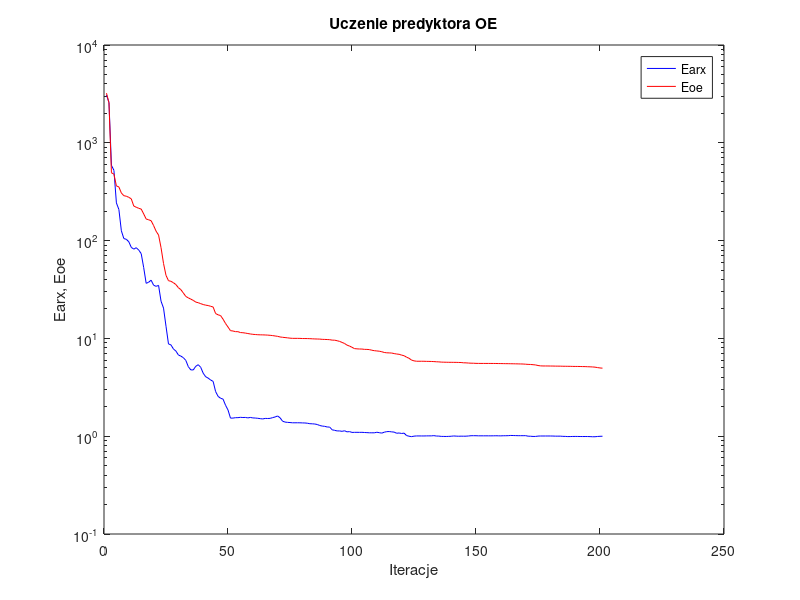
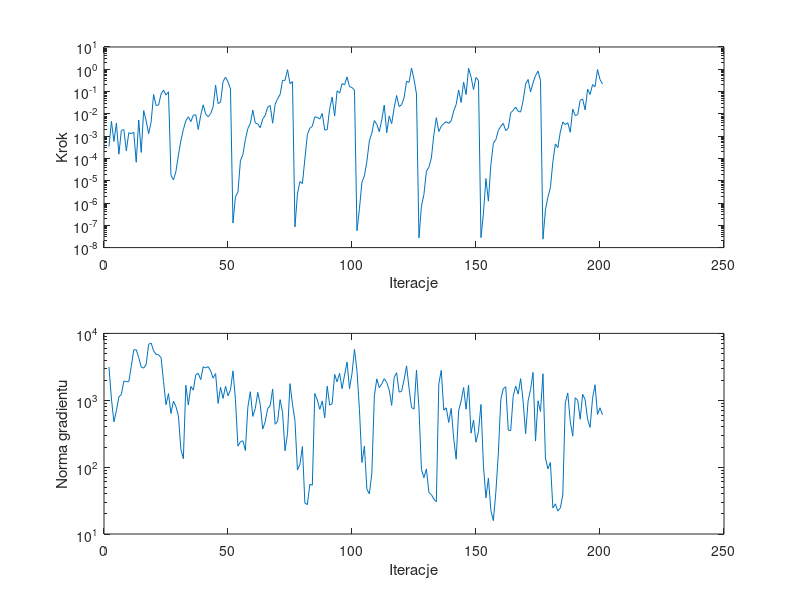

The MATLAB source for these figures, in order:
%uczenie predyktora oe
clear all;
n=0; farx(n+1)=3.080868e+003; foe(n+1)=3.216517e+003; wspucz(n+1)=0.000000e+000; ng(n+1)=0.000000e+000;
%odnowa zmiennej metryki
n=1; farx(n+1)=2.586123e+003; foe(n+1)=2.567148e+003; krok(n+1)=3.395966e-004; ng(n+1)=3.157576e+003;
n=2; farx(n+1)=5.879079e+002; foe(n+1)=4.934797e+002; krok(n+1)=4.624836e-003; ng(n+1)=1.043214e+003;
n=3; farx(n+1)=5.231461e+002; foe(n+1)=4.779590e+002; krok(n+1)=5.817002e-004; ng(n+1)=4.744176e+002;
n=4; farx(n+1)=2.429368e+002; foe(n+1)=3.623031e+002; krok(n+1)=3.868579e-003; ng(n+1)=7.009190e+002;
n=5; farx(n+1)=2.080598e+002; foe(n+1)=3.536051e+002; krok(n+1)=1.554679e-004; ng(n+1)=1.117726e+003;
n=6; farx(n+1)=1.259506e+002; foe(n+1)=3.068089e+002; krok(n+1)=1.797919e-003; ng(n+1)=1.226072e+003;
n=7; farx(n+1)=1.049277e+002; foe(n+1)=2.878690e+002; krok(n+1)=1.964506e-003; ng(n+1)=1.932786e+003;
n=8; farx(n+1)=1.030865e+002; foe(n+1)=2.843164e+002; krok(n+1)=2.197532e-004; ng(n+1)=1.901543e+003;
n=9; farx(n+1)=9.733078e+001; foe(n+1)=2.770694e+002; krok(n+1)=1.420511e-003; ng(n+1)=1.891187e+003;
n=10; farx(n+1)=8.528098e+001; foe(n+1)=2.672340e+002; krok(n+1)=1.296700e-003; ng(n+1)=3.220401e+003;
n=11; farx(n+1)=8.177527e+001; foe(n+1)=2.257186e+002; krok(n+1)=1.486486e-003; ng(n+1)=5.680580e+003;
n=12; farx(n+1)=8.460855e+001; foe(n+1)=2.192980e+002; krok(n+1)=6.738910e-005; ng(n+1)=5.693322e+003;
n=13; farx(n+1)=8.004162e+001; foe(n+1)=2.139234e+002; krok(n+1)=5.303205e-003; ng(n+1)=4.357853e+003;
n=14; farx(n+1)=7.360280e+001; foe(n+1)=2.101048e+002; krok(n+1)=1.864752e-004; ng(n+1)=3.151244e+003;
n=15; farx(n+1)=5.301490e+001; foe(n+1)=1.875099e+002; krok(n+1)=1.405854e-002; ng(n+1)=3.021698e+003;
n=16; farx(n+1)=3.657647e+001; foe(n+1)=1.662972e+002; krok(n+1)=4.862884e-003; ng(n+1)=3.439708e+003;
n=17; farx(n+1)=3.752444e+001; foe(n+1)=1.632860e+002; krok(n+1)=1.280854e-003; ng(n+1)=6.867470e+003;
n=18; farx(n+1)=3.938517e+001; foe(n+1)=1.596966e+002; krok(n+1)=4.312903e-003; ng(n+1)=7.167911e+003;
n=19; farx(n+1)=3.500665e+001; foe(n+1)=1.424971e+002; krok(n+1)=7.365334e-002; ng(n+1)=5.493330e+003;
n=20; farx(n+1)=3.406970e+001; foe(n+1)=1.248184e+002; krok(n+1)=2.369912e-002; ng(n+1)=4.856123e+003;
n=21; farx(n+1)=3.483137e+001; foe(n+1)=1.140010e+002; krok(n+1)=2.501951e-002; ng(n+1)=4.787978e+003;
n=22; farx(n+1)=2.400420e+001; foe(n+1)=8.463160e+001; krok(n+1)=7.689657e-002; ng(n+1)=4.343607e+003;
n=23; farx(n+1)=2.041190e+001; foe(n+1)=5.838530e+001; krok(n+1)=1.171506e-001; ng(n+1)=1.915559e+003;
n=24; farx(n+1)=1.331514e+001; foe(n+1)=4.412843e+001; krok(n+1)=6.963444e-002; ng(n+1)=8.563453e+002;
n=25; farx(n+1)=8.779122e+000; foe(n+1)=3.892362e+001; krok(n+1)=9.809225e-002; ng(n+1)=1.259893e+003;
%odnowa zmiennej metryki
n=26; farx(n+1)=8.579895e+000; foe(n+1)=3.834389e+001; krok(n+1)=1.765974e-005; ng(n+1)=6.344910e+002;
n=27; farx(n+1)=7.794105e+000; foe(n+1)=3.708698e+001; krok(n+1)=1.083629e-005; ng(n+1)=9.733947e+002;
n=28; farx(n+1)=7.418271e+000; foe(n+1)=3.550511e+001; krok(n+1)=2.617217e-005; ng(n+1)=8.062140e+002;
n=29; farx(n+1)=6.764497e+000; foe(n+1)=3.297447e+001; krok(n+1)=1.412779e-004; ng(n+1)=5.848064e+002;
n=30; farx(n+1)=6.587119e+000; foe(n+1)=3.151062e+001; krok(n+1)=6.254538e-004; ng(n+1)=1.852741e+002;
n=31; farx(n+1)=6.352892e+000; foe(n+1)=2.910976e+001; krok(n+1)=1.983052e-003; ng(n+1)=1.334494e+002;
n=32; farx(n+1)=5.949994e+000; foe(n+1)=2.684450e+001; krok(n+1)=4.916421e-003; ng(n+1)=1.676637e+003;
n=33; farx(n+1)=5.136285e+000; foe(n+1)=2.597219e+001; krok(n+1)=7.399282e-003; ng(n+1)=8.512618e+002;
n=34; farx(n+1)=4.766203e+000; foe(n+1)=2.520468e+001; krok(n+1)=4.432757e-003; ng(n+1)=1.609203e+003;
n=35; farx(n+1)=4.759252e+000; foe(n+1)=2.447767e+001; krok(n+1)=8.685477e-003; ng(n+1)=1.417595e+003;
n=36; farx(n+1)=5.188662e+000; foe(n+1)=2.350582e+001; krok(n+1)=9.157950e-003; ng(n+1)=2.410196e+003;
n=37; farx(n+1)=5.382854e+000; foe(n+1)=2.318068e+001; krok(n+1)=1.995002e-003; ng(n+1)=2.531591e+003;
n=38; farx(n+1)=5.060281e+000; foe(n+1)=2.266181e+001; krok(n+1)=8.648560e-003; ng(n+1)=2.031205e+003;
n=39; farx(n+1)=4.406186e+000; foe(n+1)=2.220147e+001; krok(n+1)=2.541206e-002; ng(n+1)=3.161698e+003;
n=40; farx(n+1)=4.053964e+000; foe(n+1)=2.187367e+001; krok(n+1)=9.859841e-003; ng(n+1)=3.046789e+003;
n=41; farx(n+1)=3.928253e+000; foe(n+1)=2.167863e+001; krok(n+1)=7.444102e-003; ng(n+1)=3.182936e+003;
n=42; farx(n+1)=3.753020e+000; foe(n+1)=2.130089e+001; krok(n+1)=1.017451e-002; ng(n+1)=2.748176e+003;
n=43; farx(n+1)=3.638183e+000; foe(n+1)=2.095024e+001; krok(n+1)=2.067140e-002; ng(n+1)=2.137957e+003;
n=44; farx(n+1)=2.860961e+000; foe(n+1)=1.795525e+001; krok(n+1)=1.933624e-001; ng(n+1)=2.505764e+003;
n=45; farx(n+1)=2.553941e+000; foe(n+1)=1.742655e+001; krok(n+1)=2.896961e-002; ng(n+1)=8.966486e+002;
n=46; farx(n+1)=2.444961e+000; foe(n+1)=1.712028e+001; krok(n+1)=3.323730e-002; ng(n+1)=1.562130e+003;
n=47; farx(n+1)=2.394440e+000; foe(n+1)=1.572306e+001; krok(n+1)=2.800362e-001; ng(n+1)=1.065227e+003;
n=48; farx(n+1)=2.074548e+000; foe(n+1)=1.421832e+001; krok(n+1)=4.478955e-001; ng(n+1)=1.620720e+003;
n=49; farx(n+1)=1.854247e+000; foe(n+1)=1.307217e+001; krok(n+1)=2.745822e-001; ng(n+1)=1.166127e+003;
n=50; farx(n+1)=1.530938e+000; foe(n+1)=1.199667e+001; krok(n+1)=1.293628e-001; ng(n+1)=1.431487e+003;
%odnowa zmiennej metryki
n=51; farx(n+1)=1.531848e+000; foe(n+1)=1.190420e+001; krok(n+1)=1.266628e-007; ng(n+1)=2.751556e+003;
n=52; farx(n+1)=1.546991e+000; foe(n+1)=1.172565e+001; krok(n+1)=1.912851e-006; ng(n+1)=1.032490e+003;
n=53; farx(n+1)=1.547566e+000; foe(n+1)=1.171834e+001; krok(n+1)=3.031787e-006; ng(n+1)=2.058396e+002;
n=54; farx(n+1)=1.559550e+000; foe(n+1)=1.147782e+001; krok(n+1)=7.818173e-005; ng(n+1)=2.389871e+002;
n=55; farx(n+1)=1.552807e+000; foe(n+1)=1.143196e+001; krok(n+1)=1.501886e-004; ng(n+1)=2.479325e+002;
n=56; farx(n+1)=1.555679e+000; foe(n+1)=1.133681e+001; krok(n+1)=7.010405e-004; ng(n+1)=1.777328e+002;
n=57; farx(n+1)=1.539181e+000; foe(n+1)=1.121476e+001; krok(n+1)=2.186130e-003; ng(n+1)=7.863457e+002;
n=58; farx(n+1)=1.555795e+000; foe(n+1)=1.110468e+001; krok(n+1)=3.692938e-003; ng(n+1)=1.342699e+003;
n=59; farx(n+1)=1.538411e+000; foe(n+1)=1.100709e+001; krok(n+1)=1.464382e-002; ng(n+1)=5.735700e+002;
n=60; farx(n+1)=1.533768e+000; foe(n+1)=1.095697e+001; krok(n+1)=3.888877e-003; ng(n+1)=7.539753e+002;
n=61; farx(n+1)=1.524383e+000; foe(n+1)=1.090555e+001; krok(n+1)=3.544455e-003; ng(n+1)=1.311863e+003;
n=62; farx(n+1)=1.512067e+000; foe(n+1)=1.087769e+001; krok(n+1)=2.391214e-003; ng(n+1)=8.647287e+002;
n=63; farx(n+1)=1.501009e+000; foe(n+1)=1.086679e+001; krok(n+1)=5.843731e-003; ng(n+1)=3.707772e+002;
n=64; farx(n+1)=1.521405e+000; foe(n+1)=1.084206e+001; krok(n+1)=8.533243e-003; ng(n+1)=4.774085e+002;
n=65; farx(n+1)=1.517286e+000; foe(n+1)=1.080512e+001; krok(n+1)=2.000182e-002; ng(n+1)=7.539096e+002;
n=66; farx(n+1)=1.521772e+000; foe(n+1)=1.075383e+001; krok(n+1)=2.366211e-002; ng(n+1)=8.257216e+002;
n=67; farx(n+1)=1.549282e+000; foe(n+1)=1.068342e+001; krok(n+1)=3.804775e-003; ng(n+1)=1.472449e+003;
n=68; farx(n+1)=1.572329e+000; foe(n+1)=1.058981e+001; krok(n+1)=2.667694e-002; ng(n+1)=4.381241e+002;
n=69; farx(n+1)=1.609718e+000; foe(n+1)=1.049972e+001; krok(n+1)=4.756755e-002; ng(n+1)=4.848238e+002;
n=70; farx(n+1)=1.542035e+000; foe(n+1)=1.034515e+001; krok(n+1)=7.317146e-002; ng(n+1)=1.022013e+003;
n=71; farx(n+1)=1.423575e+000; foe(n+1)=1.026586e+001; krok(n+1)=3.174758e-001; ng(n+1)=6.623417e+002;
n=72; farx(n+1)=1.394924e+000; foe(n+1)=1.019972e+001; krok(n+1)=3.180725e-001; ng(n+1)=1.753298e+002;
n=73; farx(n+1)=1.385013e+000; foe(n+1)=1.013373e+001; krok(n+1)=9.607629e-001; ng(n+1)=3.192384e+002;
n=74; farx(n+1)=1.379069e+000; foe(n+1)=1.005828e+001; krok(n+1)=2.268451e-001; ng(n+1)=1.771977e+003;
n=75; farx(n+1)=1.371476e+000; foe(n+1)=1.001364e+001; krok(n+1)=2.785378e-001; ng(n+1)=8.734706e+002;
%odnowa zmiennej metryki
n=76; farx(n+1)=1.371503e+000; foe(n+1)=1.001141e+001; krok(n+1)=8.443051e-008; ng(n+1)=4.938101e+002;
n=77; farx(n+1)=1.372177e+000; foe(n+1)=1.001002e+001; krok(n+1)=2.581649e-006; ng(n+1)=9.052627e+001;
n=78; farx(n+1)=1.371175e+000; foe(n+1)=1.000159e+001; krok(n+1)=9.207477e-006; ng(n+1)=1.098166e+002;
n=79; farx(n+1)=1.367462e+000; foe(n+1)=9.971514e+000; krok(n+1)=7.425417e-006; ng(n+1)=2.029519e+002;
n=80; farx(n+1)=1.365413e+000; foe(n+1)=9.967958e+000; krok(n+1)=9.579321e-005; ng(n+1)=2.903755e+001;
n=81; farx(n+1)=1.357388e+000; foe(n+1)=9.959923e+000; krok(n+1)=1.171923e-003; ng(n+1)=2.751718e+001;
n=82; farx(n+1)=1.341989e+000; foe(n+1)=9.937953e+000; krok(n+1)=2.281831e-003; ng(n+1)=5.544128e+001;
n=83; farx(n+1)=1.338934e+000; foe(n+1)=9.905875e+000; krok(n+1)=2.778799e-003; ng(n+1)=5.368203e+001;
n=84; farx(n+1)=1.332289e+000; foe(n+1)=9.875788e+000; krok(n+1)=7.342058e-003; ng(n+1)=1.262804e+003;
n=85; farx(n+1)=1.317142e+000; foe(n+1)=9.858039e+000; krok(n+1)=6.947618e-003; ng(n+1)=1.008679e+003;
n=86; farx(n+1)=1.286703e+000; foe(n+1)=9.838955e+000; krok(n+1)=5.852382e-003; ng(n+1)=7.310346e+002;
n=87; farx(n+1)=1.269220e+000; foe(n+1)=9.781386e+000; krok(n+1)=1.037360e-002; ng(n+1)=9.764836e+002;
n=88; farx(n+1)=1.261898e+000; foe(n+1)=9.762438e+000; krok(n+1)=1.870456e-003; ng(n+1)=5.465137e+002;
n=89; farx(n+1)=1.242140e+000; foe(n+1)=9.737600e+000; krok(n+1)=1.970836e-003; ng(n+1)=1.621617e+003;
n=90; farx(n+1)=1.239969e+000; foe(n+1)=9.706301e+000; krok(n+1)=1.716139e-002; ng(n+1)=8.457958e+002;
n=91; farx(n+1)=1.162330e+000; foe(n+1)=9.602047e+000; krok(n+1)=5.680644e-002; ng(n+1)=8.881166e+002;
n=92; farx(n+1)=1.148449e+000; foe(n+1)=9.586835e+000; krok(n+1)=7.970960e-003; ng(n+1)=2.438276e+003;
n=93; farx(n+1)=1.132273e+000; foe(n+1)=9.472359e+000; krok(n+1)=1.081188e-001; ng(n+1)=1.880858e+003;
n=94; farx(n+1)=1.132287e+000; foe(n+1)=9.315508e+000; krok(n+1)=8.509079e-002; ng(n+1)=2.533819e+003;
n=95; farx(n+1)=1.121107e+000; foe(n+1)=9.098574e+000; krok(n+1)=2.295125e-001; ng(n+1)=1.491699e+003;
n=96; farx(n+1)=1.137081e+000; foe(n+1)=8.871289e+000; krok(n+1)=2.002215e-001; ng(n+1)=2.383249e+003;
n=97; farx(n+1)=1.107500e+000; foe(n+1)=8.532468e+000; krok(n+1)=4.536385e-001; ng(n+1)=3.735089e+003;
n=98; farx(n+1)=1.114308e+000; foe(n+1)=8.351900e+000; krok(n+1)=1.653712e-001; ng(n+1)=1.493250e+003;
n=99; farx(n+1)=1.093437e+000; foe(n+1)=8.110355e+000; krok(n+1)=1.528330e-001; ng(n+1)=2.516417e+003;
n=100; farx(n+1)=1.095261e+000; foe(n+1)=7.863948e+000; krok(n+1)=1.146975e-001; ng(n+1)=5.749819e+003;
%odnowa zmiennej metryki
n=101; farx(n+1)=1.095768e+000; foe(n+1)=7.819124e+000; krok(n+1)=5.715750e-008; ng(n+1)=2.797303e+003;
n=102; farx(n+1)=1.094588e+000; foe(n+1)=7.792715e+000; krok(n+1)=5.491304e-007; ng(n+1)=7.215751e+002;
n=103; farx(n+1)=1.095615e+000; foe(n+1)=7.784901e+000; krok(n+1)=8.671956e-006; ng(n+1)=1.172308e+002;
n=104; farx(n+1)=1.091265e+000; foe(n+1)=7.727079e+000; krok(n+1)=1.641052e-005; ng(n+1)=2.048967e+002;
n=105; farx(n+1)=1.088122e+000; foe(n+1)=7.717697e+000; krok(n+1)=7.472543e-005; ng(n+1)=4.659743e+001;
n=106; farx(n+1)=1.083842e+000; foe(n+1)=7.683597e+000; krok(n+1)=6.111403e-004; ng(n+1)=3.997173e+001;
n=107; farx(n+1)=1.083519e+000; foe(n+1)=7.570769e+000; krok(n+1)=1.389400e-003; ng(n+1)=8.096405e+001;
n=108; farx(n+1)=1.083477e+000; foe(n+1)=7.490930e+000; krok(n+1)=5.027940e-003; ng(n+1)=1.147274e+003;
n=109; farx(n+1)=1.097614e+000; foe(n+1)=7.442725e+000; krok(n+1)=3.378712e-003; ng(n+1)=2.087922e+003;
n=110; farx(n+1)=1.086881e+000; foe(n+1)=7.396201e+000; krok(n+1)=1.581052e-003; ng(n+1)=1.539466e+003;
n=111; farx(n+1)=1.075246e+000; foe(n+1)=7.307240e+000; krok(n+1)=5.478088e-003; ng(n+1)=1.758527e+003;
n=112; farx(n+1)=1.098768e+000; foe(n+1)=7.180698e+000; krok(n+1)=2.476948e-002; ng(n+1)=2.103094e+003;
n=113; farx(n+1)=1.113413e+000; foe(n+1)=7.124942e+000; krok(n+1)=1.427772e-003; ng(n+1)=1.846609e+003;
n=114; farx(n+1)=1.116112e+000; foe(n+1)=7.109441e+000; krok(n+1)=8.017859e-003; ng(n+1)=1.426266e+003;
n=115; farx(n+1)=1.107370e+000; foe(n+1)=7.085381e+000; krok(n+1)=3.621201e-003; ng(n+1)=8.368017e+002;
n=116; farx(n+1)=1.101437e+000; foe(n+1)=6.994315e+000; krok(n+1)=1.875076e-002; ng(n+1)=2.199531e+003;
n=117; farx(n+1)=1.071664e+000; foe(n+1)=6.925717e+000; krok(n+1)=6.640781e-002; ng(n+1)=2.579801e+003;
n=118; farx(n+1)=1.079125e+000; foe(n+1)=6.875174e+000; krok(n+1)=2.118041e-002; ng(n+1)=1.324681e+003;
n=119; farx(n+1)=1.066089e+000; foe(n+1)=6.748964e+000; krok(n+1)=2.571046e-002; ng(n+1)=1.361091e+003;
n=120; farx(n+1)=1.074747e+000; foe(n+1)=6.651284e+000; krok(n+1)=5.258261e-002; ng(n+1)=2.025582e+003;
n=121; farx(n+1)=1.015298e+000; foe(n+1)=6.428299e+000; krok(n+1)=2.876382e-001; ng(n+1)=3.269756e+003;
n=122; farx(n+1)=9.995945e-001; foe(n+1)=6.263263e+000; krok(n+1)=2.587256e-001; ng(n+1)=1.517616e+003;
n=123; farx(n+1)=9.897401e-001; foe(n+1)=6.002950e+000; krok(n+1)=1.131462e+000; ng(n+1)=7.793457e+002;
n=124; farx(n+1)=1.001342e+000; foe(n+1)=5.894963e+000; krok(n+1)=3.655097e-001; ng(n+1)=7.365508e+002;
n=125; farx(n+1)=1.006149e+000; foe(n+1)=5.841432e+000; krok(n+1)=7.682071e-002; ng(n+1)=2.827532e+003;
%odnowa zmiennej metryki
n=126; farx(n+1)=1.006140e+000; foe(n+1)=5.839830e+000; krok(n+1)=2.723345e-008; ng(n+1)=7.580969e+002;
n=127; farx(n+1)=1.005990e+000; foe(n+1)=5.839356e+000; krok(n+1)=7.285404e-007; ng(n+1)=9.196049e+001;
n=128; farx(n+1)=1.005796e+000; foe(n+1)=5.838554e+000; krok(n+1)=2.411899e-006; ng(n+1)=6.936632e+001;
n=129; farx(n+1)=1.007417e+000; foe(n+1)=5.824081e+000; krok(n+1)=2.665214e-005; ng(n+1)=9.415564e+001;
n=130; farx(n+1)=1.007990e+000; foe(n+1)=5.819818e+000; krok(n+1)=4.037383e-005; ng(n+1)=4.168138e+001;
n=131; farx(n+1)=1.007788e+000; foe(n+1)=5.809944e+000; krok(n+1)=1.042068e-004; ng(n+1)=3.879372e+001;
n=132; farx(n+1)=1.013636e+000; foe(n+1)=5.794944e+000; krok(n+1)=1.153878e-003; ng(n+1)=3.331614e+001;
n=133; farx(n+1)=1.004009e+000; foe(n+1)=5.768867e+000; krok(n+1)=6.734730e-003; ng(n+1)=3.026972e+001;
n=134; farx(n+1)=1.002672e+000; foe(n+1)=5.755566e+000; krok(n+1)=1.611746e-003; ng(n+1)=1.755572e+003;
n=135; farx(n+1)=9.955925e-001; foe(n+1)=5.722514e+000; krok(n+1)=2.778799e-003; ng(n+1)=2.812552e+003;
n=136; farx(n+1)=9.947965e-001; foe(n+1)=5.713048e+000; krok(n+1)=3.660956e-003; ng(n+1)=7.115130e+002;
n=137; farx(n+1)=9.938678e-001; foe(n+1)=5.704457e+000; krok(n+1)=4.440041e-003; ng(n+1)=7.708753e+002;
n=138; farx(n+1)=9.960161e-001; foe(n+1)=5.697693e+000; krok(n+1)=3.748398e-003; ng(n+1)=4.659377e+002;
n=139; farx(n+1)=9.990869e-001; foe(n+1)=5.695303e+000; krok(n+1)=4.929920e-003; ng(n+1)=7.555348e+002;
n=140; farx(n+1)=1.005775e+000; foe(n+1)=5.691059e+000; krok(n+1)=1.340015e-002; ng(n+1)=2.702183e+002;
n=141; farx(n+1)=1.001731e+000; foe(n+1)=5.687786e+000; krok(n+1)=2.610641e-002; ng(n+1)=1.317910e+002;
n=142; farx(n+1)=9.991617e-001; foe(n+1)=5.677138e+000; krok(n+1)=1.176675e-001; ng(n+1)=6.993589e+002;
n=143; farx(n+1)=1.001158e+000; foe(n+1)=5.669242e+000; krok(n+1)=3.252259e-002; ng(n+1)=9.733665e+002;
n=144; farx(n+1)=1.000048e+000; foe(n+1)=5.629791e+000; krok(n+1)=2.656312e-001; ng(n+1)=1.549289e+003;
n=145; farx(n+1)=1.000681e+000; foe(n+1)=5.624236e+000; krok(n+1)=7.374021e-002; ng(n+1)=7.347569e+002;
n=146; farx(n+1)=1.005307e+000; foe(n+1)=5.596389e+000; krok(n+1)=1.111741e+000; ng(n+1)=1.695664e+003;
n=147; farx(n+1)=1.011497e+000; foe(n+1)=5.580045e+000; krok(n+1)=4.536903e-001; ng(n+1)=3.219858e+002;
n=148; farx(n+1)=1.012122e+000; foe(n+1)=5.573133e+000; krok(n+1)=1.221144e-001; ng(n+1)=5.065218e+002;
n=149; farx(n+1)=1.011526e+000; foe(n+1)=5.556047e+000; krok(n+1)=4.310227e-001; ng(n+1)=2.353362e+002;
n=150; farx(n+1)=1.008995e+000; foe(n+1)=5.550400e+000; krok(n+1)=3.091610e-001; ng(n+1)=3.426958e+002;
%odnowa zmiennej metryki
n=151; farx(n+1)=1.009028e+000; foe(n+1)=5.548447e+000; krok(n+1)=2.801809e-008; ng(n+1)=8.644788e+002;
n=152; farx(n+1)=1.009012e+000; foe(n+1)=5.548088e+000; krok(n+1)=3.493590e-007; ng(n+1)=1.045672e+002;
n=153; farx(n+1)=1.009100e+000; foe(n+1)=5.546846e+000; krok(n+1)=1.251850e-005; ng(n+1)=3.478268e+001;
n=154; farx(n+1)=1.008876e+000; foe(n+1)=5.546284e+000; krok(n+1)=1.213350e-006; ng(n+1)=6.833155e+001;
n=155; farx(n+1)=1.008599e+000; foe(n+1)=5.545389e+000; krok(n+1)=5.285018e-005; ng(n+1)=2.252246e+001;
n=156; farx(n+1)=1.009411e+000; foe(n+1)=5.543271e+000; krok(n+1)=4.838390e-004; ng(n+1)=1.584662e+001;
n=157; farx(n+1)=1.010704e+000; foe(n+1)=5.540177e+000; krok(n+1)=6.946998e-004; ng(n+1)=4.222394e+001;
n=158; farx(n+1)=1.009327e+000; foe(n+1)=5.533472e+000; krok(n+1)=1.810600e-003; ng(n+1)=1.584516e+002;
n=159; farx(n+1)=1.007998e+000; foe(n+1)=5.529325e+000; krok(n+1)=2.778799e-003; ng(n+1)=1.024325e+003;
n=160; farx(n+1)=1.010985e+000; foe(n+1)=5.523215e+000; krok(n+1)=3.740913e-003; ng(n+1)=1.490246e+003;
n=161; farx(n+1)=1.011292e+000; foe(n+1)=5.517073e+000; krok(n+1)=1.758026e-003; ng(n+1)=1.590646e+003;
n=162; farx(n+1)=1.012914e+000; foe(n+1)=5.515653e+000; krok(n+1)=2.269576e-003; ng(n+1)=3.574527e+002;
n=163; farx(n+1)=1.017867e+000; foe(n+1)=5.507343e+000; krok(n+1)=1.109636e-002; ng(n+1)=3.526516e+002;
n=164; farx(n+1)=1.015989e+000; foe(n+1)=5.502816e+000; krok(n+1)=1.438322e-002; ng(n+1)=1.149976e+003;
n=165; farx(n+1)=1.014417e+000; foe(n+1)=5.495321e+000; krok(n+1)=2.024365e-002; ng(n+1)=1.638100e+003;
n=166; farx(n+1)=1.012364e+000; foe(n+1)=5.488669e+000; krok(n+1)=1.308935e-002; ng(n+1)=1.237865e+003;
n=167; farx(n+1)=1.012380e+000; foe(n+1)=5.479640e+000; krok(n+1)=1.204622e-002; ng(n+1)=2.108653e+003;
n=168; farx(n+1)=1.012122e+000; foe(n+1)=5.471653e+000; krok(n+1)=3.899737e-002; ng(n+1)=9.708687e+002;
n=169; farx(n+1)=1.013237e+000; foe(n+1)=5.446855e+000; krok(n+1)=2.168605e-001; ng(n+1)=3.155409e+002;
n=170; farx(n+1)=1.000741e+000; foe(n+1)=5.424331e+000; krok(n+1)=3.465039e-001; ng(n+1)=9.704547e+002;
n=171; farx(n+1)=9.990244e-001; foe(n+1)=5.412801e+000; krok(n+1)=9.656284e-002; ng(n+1)=1.451032e+003;
n=172; farx(n+1)=9.943143e-001; foe(n+1)=5.385888e+000; krok(n+1)=2.475890e-001; ng(n+1)=2.609550e+003;
n=173; farx(n+1)=9.946337e-001; foe(n+1)=5.355315e+000; krok(n+1)=5.249576e-001; ng(n+1)=2.451854e+002;
n=174; farx(n+1)=1.002684e+000; foe(n+1)=5.282073e+000; krok(n+1)=8.300996e-001; ng(n+1)=9.815996e+002;
n=175; farx(n+1)=1.004805e+000; foe(n+1)=5.238830e+000; krok(n+1)=3.158996e-001; ng(n+1)=6.806801e+002;
%odnowa zmiennej metryki
n=176; farx(n+1)=1.004684e+000; foe(n+1)=5.225882e+000; krok(n+1)=2.389221e-008; ng(n+1)=2.490575e+003;
n=177; farx(n+1)=1.004697e+000; foe(n+1)=5.224969e+000; krok(n+1)=4.950619e-007; ng(n+1)=1.365629e+002;
n=178; farx(n+1)=1.004934e+000; foe(n+1)=5.223707e+000; krok(n+1)=1.816358e-006; ng(n+1)=9.442795e+001;
n=179; farx(n+1)=1.004755e+000; foe(n+1)=5.218369e+000; krok(n+1)=4.976235e-006; ng(n+1)=1.172671e+002;
n=180; farx(n+1)=1.003795e+000; foe(n+1)=5.216527e+000; krok(n+1)=7.066590e-005; ng(n+1)=2.452304e+001;
n=181; farx(n+1)=1.001199e+000; foe(n+1)=5.207110e+000; krok(n+1)=4.494798e-004; ng(n+1)=2.826596e+001;
n=182; farx(n+1)=1.001038e+000; foe(n+1)=5.205332e+000; krok(n+1)=3.046485e-004; ng(n+1)=2.201541e+001;
n=183; farx(n+1)=1.001378e+000; foe(n+1)=5.202432e+000; krok(n+1)=1.532691e-003; ng(n+1)=2.452632e+001;
n=184; farx(n+1)=9.964412e-001; foe(n+1)=5.192418e+000; krok(n+1)=4.334641e-003; ng(n+1)=3.826635e+001;
n=185; farx(n+1)=9.954292e-001; foe(n+1)=5.189485e+000; krok(n+1)=3.288256e-003; ng(n+1)=9.053124e+002;
n=186; farx(n+1)=9.913154e-001; foe(n+1)=5.185073e+000; krok(n+1)=4.008930e-003; ng(n+1)=1.287534e+003;
n=187; farx(n+1)=9.919897e-001; foe(n+1)=5.182371e+000; krok(n+1)=1.499941e-003; ng(n+1)=4.868736e+002;
n=188; farx(n+1)=9.939690e-001; foe(n+1)=5.172700e+000; krok(n+1)=1.634950e-002; ng(n+1)=2.907043e+002;
n=189; farx(n+1)=9.945796e-001; foe(n+1)=5.168616e+000; krok(n+1)=8.360316e-003; ng(n+1)=1.089348e+003;
n=190; farx(n+1)=9.941359e-001; foe(n+1)=5.166958e+000; krok(n+1)=9.201482e-003; ng(n+1)=1.002838e+003;
n=191; farx(n+1)=9.928967e-001; foe(n+1)=5.161499e+000; krok(n+1)=4.030924e-002; ng(n+1)=5.212836e+002;
n=192; farx(n+1)=9.923113e-001; foe(n+1)=5.152060e+000; krok(n+1)=4.655230e-002; ng(n+1)=1.231407e+003;
n=193; farx(n+1)=9.927548e-001; foe(n+1)=5.149259e+000; krok(n+1)=1.506159e-002; ng(n+1)=1.026001e+003;
n=194; farx(n+1)=9.924767e-001; foe(n+1)=5.133091e+000; krok(n+1)=1.288588e-001; ng(n+1)=5.182829e+002;
n=195; farx(n+1)=9.906774e-001; foe(n+1)=5.123186e+000; krok(n+1)=7.401336e-002; ng(n+1)=3.927176e+002;
n=196; farx(n+1)=9.873571e-001; foe(n+1)=5.106292e+000; krok(n+1)=2.056099e-001; ng(n+1)=1.073712e+003;
n=197; farx(n+1)=9.874845e-001; foe(n+1)=5.082685e+000; krok(n+1)=1.655578e-001; ng(n+1)=1.705500e+003;
n=198; farx(n+1)=9.937334e-001; foe(n+1)=5.030949e+000; krok(n+1)=9.717315e-001; ng(n+1)=6.141957e+002;
n=199; farx(n+1)=9.976759e-001; foe(n+1)=4.986795e+000; krok(n+1)=3.485301e-001; ng(n+1)=7.716414e+002;
n=200; farx(n+1)=9.991021e-001; foe(n+1)=4.961992e+000; krok(n+1)=2.192961e-001; ng(n+1)=6.055344e+002;

figure; semilogy(farx,'b'); hold on; semilogy(foe,'r'); xlabel('Iteracje'); ylabel('Earx, Eoe'); legend('Earx','Eoe'); title('Uczenie predyktora OE');
figure; subplot(2,1,1); semilogy(krok); xlabel('Iteracje'); ylabel('Krok');
subplot(2,1,2); semilogy(ng); xlabel('Iteracje'); ylabel('Norma gradientu');
Earx=farx(n+1)
Eoe=foe(n+1)
